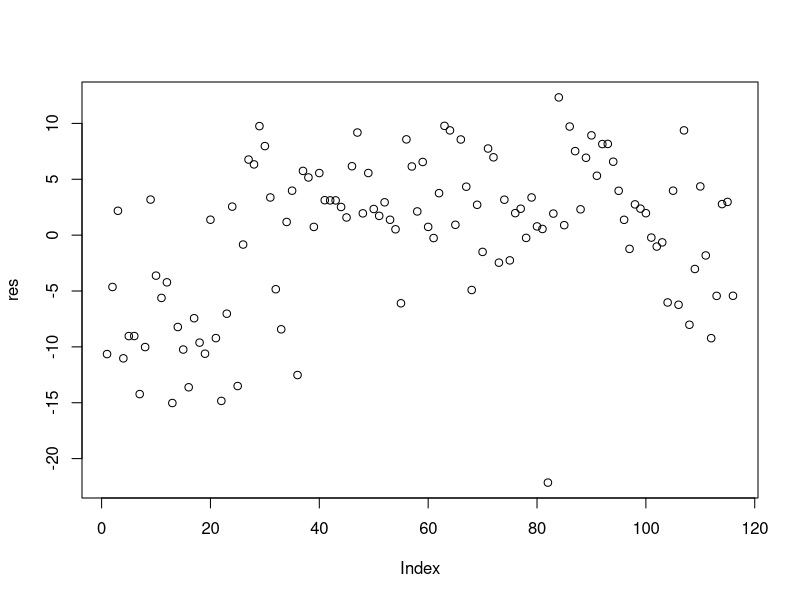
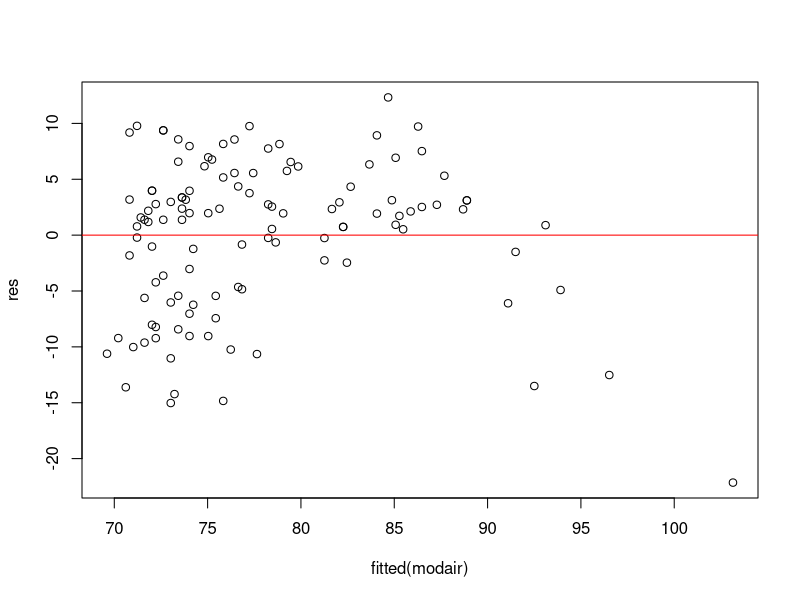
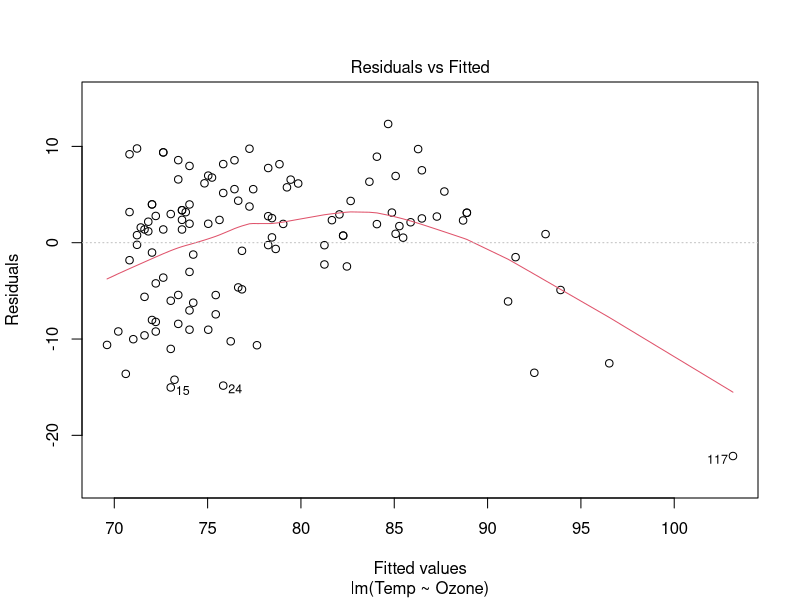
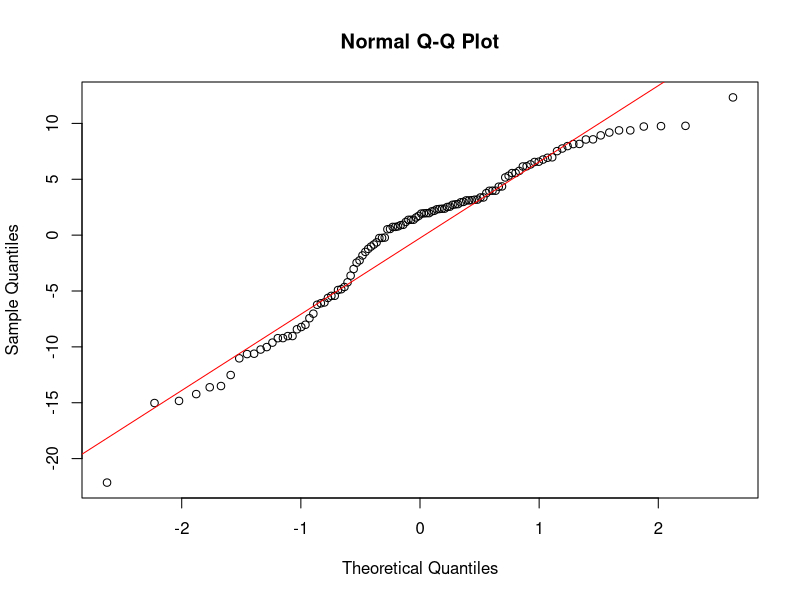
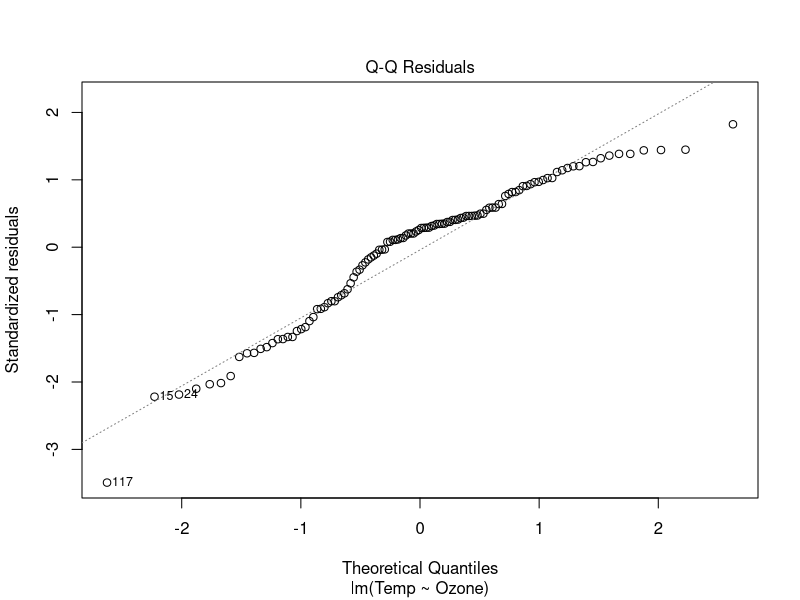

These charts were generated, in order, by the following R code:
setwd("D:/UM/SNRE/Winter 2017/NRE 538 Statistics/Week 8 Lab")
data("airquality")

#Exercise 4 Calculate the adjust R2 manually
airquality1=subset(airquality,select=c(Ozone,Temp))
airquality2=na.exclude(airquality1)
modair=lm(formula=Temp~Ozone,data=airquality2)
summary(modair) #The model is the same with the one using "airquality" dataset directly
res=residuals(modair)
RSS=sum(res^2)
SSY = deviance(lm(airquality2$Temp~1))
R2=1-((RSS/114)/(SSY/115))
R2
#The adjusted R2=0.4832134 (Confirmed by summary(modair))

#Exercise 5 Check residual independency, homoscedasticity, and normality for the model with ozone as the independent variable and interpret the results briefly.
#Residual Independency
plot(res)
library(lmtest)
dwtest(modair, alternative=c("two.sided"))
#the p-value for Aurbin-Watson test< 0.05. The residuals are not independent but autocorrelated.

#Homoscedasticity
plot(res~fitted(modair))
abline(lm(res~fitted(modair)),col="red")
plot(modair, which=c(1))
bptest(modair)
#The p-value for Breusch-Pagan test >0.05. The residuals are homoscedastic.

#Normality of residuals
qqnorm(res)
qqline(res,col="red")
plot(modair, which=c(2))
shapiro.test(res)
#The p-value for shapiro test <0.05. The residuals are not normally distributed
